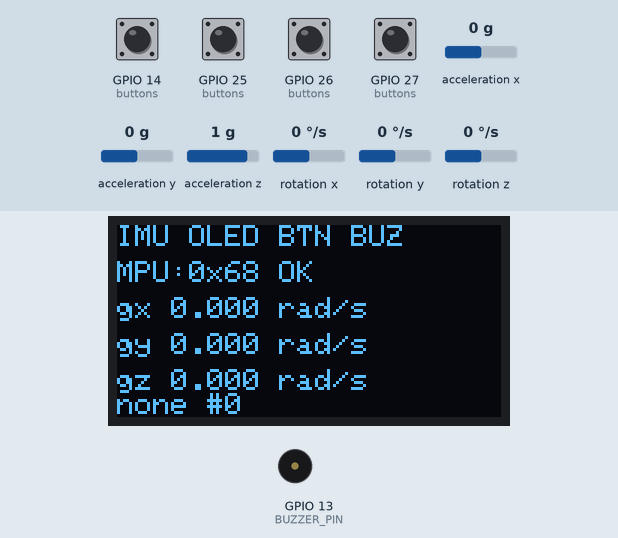
This sketch was run on a simulated ESP32. Parts: 128×64 one-colour display, buzzer (waves = sounding). Wiring (inferred from the names in the program): MPU-6050 motion sensor at I2C address 0x68. The test bench sets the inputs (shaded band); at power-on: GPIO 14 (buttons), GPIO 25 (buttons), GPIO 26 (buttons), GPIO 27 (buttons) LOW, rotation x 0 °/s, rotation y 0 °/s, acceleration x 0 g, acceleration y 0 g, acceleration z 1 g, rotation z 0 °/s. What the sketch prints to the serial monitor is not drawn.

Above: at 2.2 s.
2.3 s: GPIO 14 (buttons) pulled HIGH for 0.15 s
At 3.6 s:
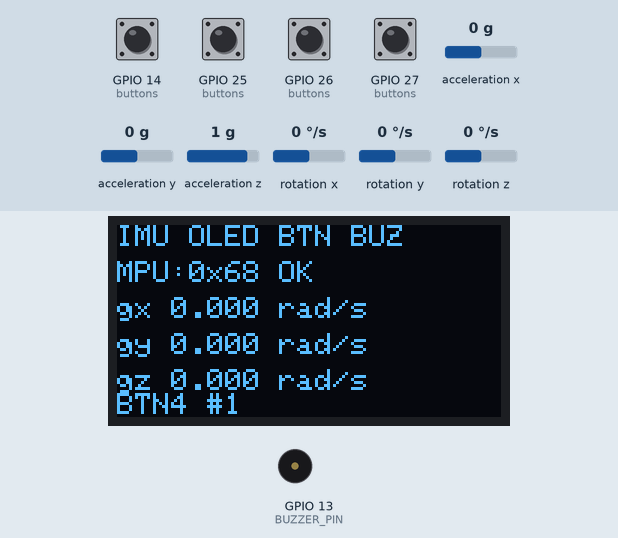
3.9 s: rotation x set to -192 °/s
At 5.1 s:
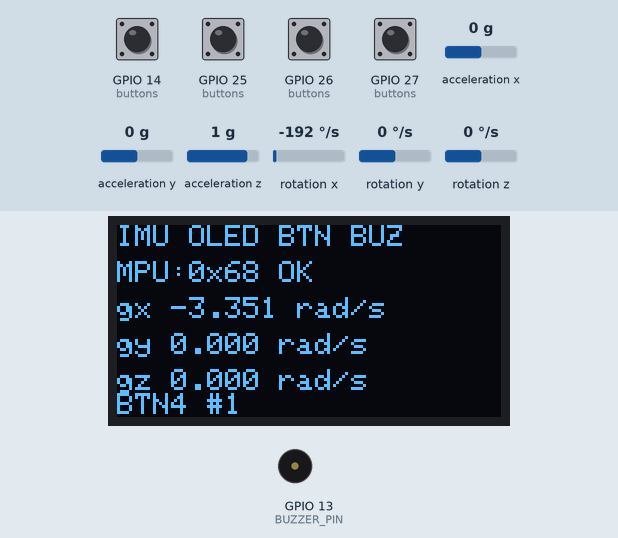
5.6 s: GPIO 25 (buttons) pulled HIGH for 0.15 s
At 7.0 s:
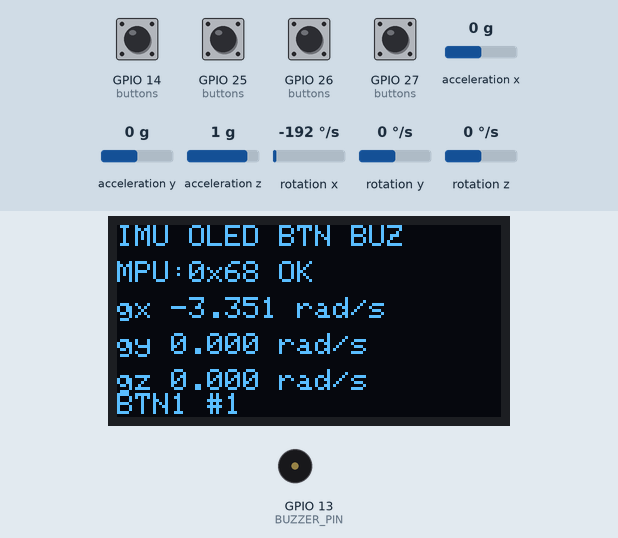
7.3 s: GPIO 26 (buttons) pulled HIGH for 0.15 s
At 8.6 s:
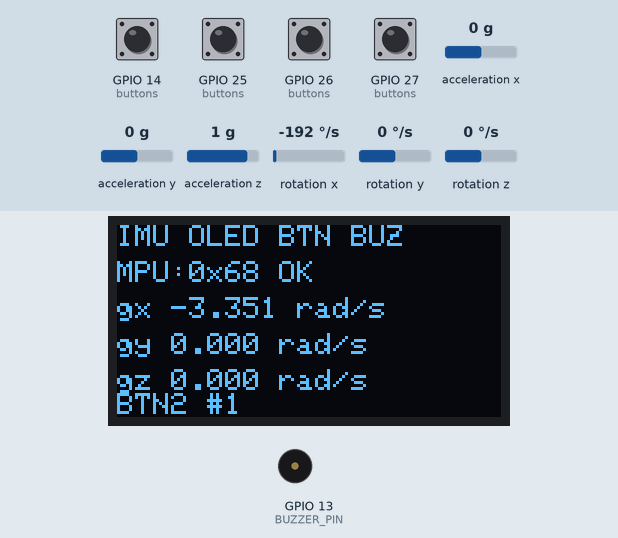
8.9 s: GPIO 27 (buttons) pulled HIGH for 0.15 s
At 9.05 s:
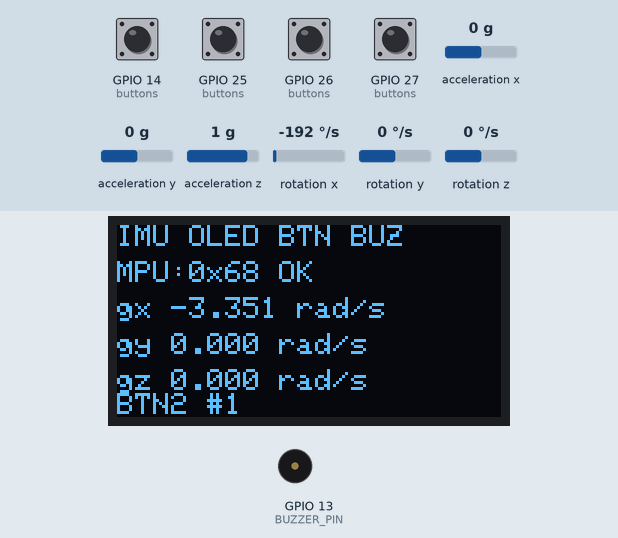
10.6 s: rotation y set to -192 °/s
At 12.1 s:
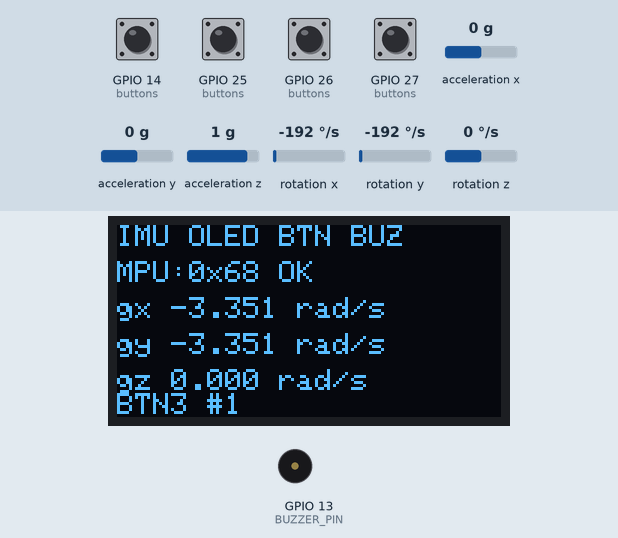
Timing chart, 0 to 13.3 s (numbered marks = the images above; inputs shaded):
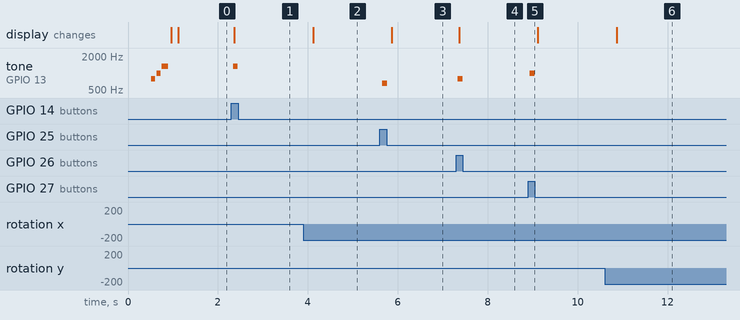

The sketch:

imu_oled_buzzer_4button_test.ino
```cpp
// IMU + OLED + buzzer + 4-button integration test for ESP32 Dev Module / NodeMCU-32S.
//
// Wiring:
//   Shared I2C bus:
//     ESP32 SDA -> GPIO21
//     ESP32 SCL -> GPIO22
//
//   MPU6050:
//     VCC -> 3.3V
//     GND -> GND
//     SDA -> GPIO21
//     SCL -> GPIO22
//     AD0 -> optional on common GY-521 modules; LOW/GND gives address 0x68
//     INT -> not used
//
//   OLED SH1106 1.3 inch I2C:
//     VCC -> 3.3V
//     GND -> GND
//     SDA -> GPIO21
//     SCL/SCK -> GPIO22
//     I2C address -> 0x3C
//
//   Passive buzzer:
//     Signal -> GPIO13
//     GND -> GND
//
//   Active-high buttons:
//     Button 1 -> GPIO25
//     Button 2 -> GPIO26
//     Button 3 -> GPIO27
//     Button 4 -> GPIO14
//
// Button wiring uses INPUT_PULLDOWN: released = LOW, pressed = HIGH.
// Button 5 / GPIO16 is intentionally not used in the current system.
//
// This sketch plays a short startup sound, reads MPU6050 gyro values in rad/s,
// updates the SH1106 OLED, and plays a distinct response tone for each button.

#include <Wire.h>
#include <Adafruit_GFX.h>
#include <Adafruit_SH110X.h>

struct ButtonInput {
  const char *name;
  uint8_t pin;
  unsigned int toneHz;
  bool stablePressed;
  bool lastRawPressed;
  unsigned long lastRawChangeMs;
  uint32_t pressCount;
};

const uint8_t I2C_SDA_PIN = 21;
const uint8_t I2C_SCL_PIN = 22;
const uint8_t BUZZER_PIN = 13;

const uint8_t OLED_I2C_ADDRESS = 0x3C;
const int SCREEN_WIDTH = 128;
const int SCREEN_HEIGHT = 64;
const int OLED_RESET_PIN = -1;

const uint8_t MPU6050_ADDR_LOW = 0x68;
const uint8_t MPU6050_ADDR_HIGH = 0x69;

const uint8_t REG_SMPLRT_DIV = 0x19;
const uint8_t REG_CONFIG = 0x1A;
const uint8_t REG_GYRO_CONFIG = 0x1B;
const uint8_t REG_ACCEL_CONFIG = 0x1C;
const uint8_t REG_ACCEL_XOUT_H = 0x3B;
const uint8_t REG_PWR_MGMT_1 = 0x6B;
const uint8_t REG_WHO_AM_I = 0x75;

const uint8_t BUTTON_PIN_MODE = INPUT_PULLDOWN;
const uint8_t BUTTON_PRESSED_LEVEL = HIGH;
const unsigned long DEBOUNCE_MS = 35;
const unsigned long BUTTON_TONE_MS = 110;
const unsigned long SAMPLE_INTERVAL_MS = 50;
const unsigned long DISPLAY_INTERVAL_MS = 250;
const float DEGREES_TO_RADIANS = 0.01745329252;

Adafruit_SH1106G display(SCREEN_WIDTH, SCREEN_HEIGHT, &Wire, OLED_RESET_PIN);

ButtonInput buttons[] = {
  {"BTN1", 25, 659, false, false, 0, 0},
  {"BTN2", 26, 784, false, false, 0, 0},
  {"BTN3", 27, 988, false, false, 0, 0},
  {"BTN4", 14, 1319, false, false, 0, 0},
};
const uint8_t BUTTON_COUNT = sizeof(buttons) / sizeof(buttons[0]);

uint8_t mpuAddress = 0;
unsigned long sampleCount = 0;
unsigned long lastSampleMs = 0;
unsigned long lastDisplayMs = 0;
unsigned long buzzerOffAtMs = 0;

float gxRadS = 0.0;
float gyRadS = 0.0;
float gzRadS = 0.0;
bool latestReadOk = false;
const char *lastButtonName = "none";
uint32_t lastButtonPressCount = 0;

void playToneBlocking(unsigned int frequency, unsigned long durationMs, unsigned long gapMs) {
  tone(BUZZER_PIN, frequency, durationMs);
  delay(durationMs + gapMs);
  noTone(BUZZER_PIN);
}

void playStartupSound() {
  playToneBlocking(784, 90, 30);
  playToneBlocking(988, 90, 30);
  playToneBlocking(1319, 140, 0);
  digitalWrite(BUZZER_PIN, LOW);
}

void playButtonResponse(const ButtonInput &button, unsigned long now) {
  tone(BUZZER_PIN, button.toneHz, BUTTON_TONE_MS);
  buzzerOffAtMs = now + BUTTON_TONE_MS + 10;
}

void updateBuzzer(unsigned long now) {
  if (buzzerOffAtMs != 0 && now >= buzzerOffAtMs) {
    noTone(BUZZER_PIN);
    digitalWrite(BUZZER_PIN, LOW);
    buzzerOffAtMs = 0;
  }
}

bool readPressed(uint8_t pin) {
  return digitalRead(pin) == BUTTON_PRESSED_LEVEL;
}

bool i2cDevicePresent(uint8_t address) {
  Wire.beginTransmission(address);
  return Wire.endTransmission() == 0;
}

void scanI2CBus() {
  Serial.println();
  Serial.println("Scanning I2C bus...");

  uint8_t deviceCount = 0;
  for (uint8_t address = 1; address < 127; address++) {
    if (i2cDevicePresent(address)) {
      Serial.print("I2C device found at 0x");
      if (address < 16) {
        Serial.print("0");
      }
      Serial.println(address, HEX);
      deviceCount++;
    }
  }

  if (deviceCount == 0) {
    Serial.println("No I2C devices found");
  } else {
    Serial.print("I2C device count: ");
    Serial.println(deviceCount);
  }
  Serial.println();
}

bool writeRegister(uint8_t address, uint8_t reg, uint8_t value) {
  Wire.beginTransmission(address);
  Wire.write(reg);
  Wire.write(value);
  return Wire.endTransmission() == 0;
}

bool readRegisters(uint8_t address, uint8_t startReg, uint8_t *buffer, uint8_t length) {
  Wire.beginTransmission(address);
  Wire.write(startReg);
  if (Wire.endTransmission(false) != 0) {
    return false;
  }

  const uint8_t received = Wire.requestFrom(address, length);
  if (received != length) {
    return false;
  }

  for (uint8_t i = 0; i < length; i++) {
    buffer[i] = Wire.read();
  }

  return true;
}

bool readRegister(uint8_t address, uint8_t reg, uint8_t &value) {
  return readRegisters(address, reg, &value, 1);
}

int16_t combineInt16(uint8_t highByte, uint8_t lowByte) {
  return (int16_t)((highByte << 8) | lowByte);
}

uint8_t detectMpuAddress() {
  if (i2cDevicePresent(MPU6050_ADDR_LOW)) {
    return MPU6050_ADDR_LOW;
  }

  if (i2cDevicePresent(MPU6050_ADDR_HIGH)) {
    return MPU6050_ADDR_HIGH;
  }

  return 0;
}

bool initializeMpu6050() {
  mpuAddress = detectMpuAddress();
  if (mpuAddress == 0) {
    Serial.println("MPU6050 not found at 0x68 or 0x69");
    Serial.println("Check SDA/SCL wiring, power, GND, and AD0 pin.");
    return false;
  }

  Serial.print("MPU6050 found at 0x");
  Serial.println(mpuAddress, HEX);

  uint8_t whoAmI = 0;
  if (!readRegister(mpuAddress, REG_WHO_AM_I, whoAmI)) {
    Serial.println("Failed to read WHO_AM_I register");
    return false;
  }

  Serial.print("WHO_AM_I: 0x");
  if (whoAmI < 16) {
    Serial.print("0");
  }
  Serial.println(whoAmI, HEX);

  if ((whoAmI & 0x7E) != 0x68) {
    Serial.println("Warning: WHO_AM_I is not the usual MPU6050 value 0x68");
  }

  // Wake sensor, use X gyro PLL clock, set accel to +/-2g and gyro to +/-250 dps.
  if (!writeRegister(mpuAddress, REG_PWR_MGMT_1, 0x01)) {
    return false;
  }
  delay(100);

  writeRegister(mpuAddress, REG_SMPLRT_DIV, 0x07);
  writeRegister(mpuAddress, REG_CONFIG, 0x03);
  writeRegister(mpuAddress, REG_GYRO_CONFIG, 0x00);
  writeRegister(mpuAddress, REG_ACCEL_CONFIG, 0x00);

  Serial.println("MPU6050 initialized");
  return true;
}

bool readGyroRadS() {
  uint8_t data[14];
  if (!readRegisters(mpuAddress, REG_ACCEL_XOUT_H, data, sizeof(data))) {
    latestReadOk = false;
    return false;
  }

  const int16_t rawGx = combineInt16(data[8], data[9]);
  const int16_t rawGy = combineInt16(data[10], data[11]);
  const int16_t rawGz = combineInt16(data[12], data[13]);

  gxRadS = (rawGx / 131.0) * DEGREES_TO_RADIANS;
  gyRadS = (rawGy / 131.0) * DEGREES_TO_RADIANS;
  gzRadS = (rawGz / 131.0) * DEGREES_TO_RADIANS;

  sampleCount++;
  latestReadOk = true;
  return true;
}

void printGyroSample() {
  Serial.print("sample:");
  Serial.print(sampleCount);
  Serial.print("\t");
  Serial.print("gx_rads:");
  Serial.print(gxRadS, 4);
  Serial.print("\t");
  Serial.print("gy_rads:");
  Serial.print(gyRadS, 4);
  Serial.print("\t");
  Serial.print("gz_rads:");
  Serial.println(gzRadS, 4);
}

void handleButtons(unsigned long now) {
  for (uint8_t i = 0; i < BUTTON_COUNT; i++) {
    ButtonInput &button = buttons[i];
    const bool rawPressed = readPressed(button.pin);

    if (rawPressed != button.lastRawPressed) {
      button.lastRawPressed = rawPressed;
      button.lastRawChangeMs = now;
    }

    if ((now - button.lastRawChangeMs) >= DEBOUNCE_MS &&
        rawPressed != button.stablePressed) {
      button.stablePressed = rawPressed;

      if (button.stablePressed) {
        button.pressCount++;
        lastButtonName = button.name;
        lastButtonPressCount = button.pressCount;
        playButtonResponse(button, now);

        Serial.print(button.name);
        Serial.print(" GPIO");
        Serial.print(button.pin);
        Serial.print(" pressed tone=");
        Serial.print(button.toneHz);
        Serial.print("Hz count=");
        Serial.println(button.pressCount);
      }
    }
  }
}

void drawStatusScreen(const char *line1, const char *line2) {
  display.clearDisplay();
  display.setTextColor(SH110X_WHITE);
  display.setTextSize(1);
  display.setCursor(0, 0);
  display.println("IMU OLED BTN BUZ");
  display.println(line1);
  display.println(line2);
  display.display();
}

void drawGyroScreen() {
  display.clearDisplay();
  display.setTextColor(SH110X_WHITE);
  display.setTextSize(1);

  display.setCursor(0, 0);
  display.println("IMU OLED BTN BUZ");

  display.setCursor(0, 12);
  display.print("MPU:0x");
  if (mpuAddress < 16) {
    display.print("0");
  }
  display.print(mpuAddress, HEX);
  display.print(" ");
  display.println(latestReadOk ? "OK" : "ERR");

  display.setCursor(0, 24);
  display.print("gx ");
  display.print(gxRadS, 3);
  display.println(" rad/s");

  display.setCursor(0, 36);
  display.print("gy ");
  display.print(gyRadS, 3);
  display.println(" rad/s");

  display.setCursor(0, 48);
  display.print("gz ");
  display.print(gzRadS, 3);
  display.println(" rad/s");

  display.setCursor(0, 56);
  display.print(lastButtonName);
  display.print(" #");
  display.print(lastButtonPressCount);

  display.display();
}

void setup() {
  Serial.begin(115200);
  delay(500);

  pinMode(BUZZER_PIN, OUTPUT);
  digitalWrite(BUZZER_PIN, LOW);

  const unsigned long now = millis();
  for (uint8_t i = 0; i < BUTTON_COUNT; i++) {
    pinMode(buttons[i].pin, BUTTON_PIN_MODE);
    buttons[i].stablePressed = readPressed(buttons[i].pin);
    buttons[i].lastRawPressed = buttons[i].stablePressed;
    buttons[i].lastRawChangeMs = now;
  }

  Serial.println("IMU + OLED + buzzer + 4-button integration test started");
  Serial.println("Board target: ESP32 Dev Module");
  Serial.println("I2C wiring: SDA GPIO21, SCL GPIO22");
  Serial.println("Buzzer signal: GPIO13");
  Serial.println("Buttons: GPIO25, GPIO26, GPIO27, GPIO14");
  Serial.println("Button 5 / GPIO16: not used");
  Serial.println("OLED SH1106 address: 0x3C");

  playStartupSound();

  Wire.begin(I2C_SDA_PIN, I2C_SCL_PIN);
  Wire.setClock(400000);

  scanI2CBus();

  if (!display.begin(OLED_I2C_ADDRESS, true)) {
    Serial.println("SH1106 init failed");
    while (true) {
      delay(1000);
    }
  }
  display.setRotation(0);
  drawStatusScreen("OLED initialized", "Starting MPU...");

  if (!initializeMpu6050()) {
    drawStatusScreen("MPU init failed", "Retrying...");
  } else {
    drawStatusScreen("4 buttons ready", "Rotate / press");
  }
}

void loop() {
  const unsigned long now = millis();

  updateBuzzer(now);
  handleButtons(now);

  if (mpuAddress == 0) {
    if ((now - lastDisplayMs) >= DISPLAY_INTERVAL_MS) {
      lastDisplayMs = now;
      scanI2CBus();
      if (!initializeMpu6050()) {
        drawStatusScreen("MPU not found", "Check wiring");
      }
    }
    return;
  }

  if ((now - lastSampleMs) >= SAMPLE_INTERVAL_MS) {
    lastSampleMs = now;
    if (readGyroRadS()) {
      printGyroSample();
    } else {
      Serial.println("Gyro read failed");
    }
  }

  if ((now - lastDisplayMs) >= DISPLAY_INTERVAL_MS) {
    lastDisplayMs = now;
    drawGyroScreen();
  }
}
```

Measured:
- after the input at 2.3 s, tone on GPIO 13 (BUZZER_PIN): silent → 1319 Hz at once, → silent 0.11 s later; the display: changes after 0.07 s (image 1)
- after the input at 3.9 s, the display: changes after 0.22 s (image 2)
- after the input at 5.6 s, tone on GPIO 13 (BUZZER_PIN): silent → 659 Hz after 0.05 s, → silent 0.11 s later; the display: changes after 0.27 s (image 3)
- after the input at 7.3 s, tone on GPIO 13 (BUZZER_PIN): silent → 784 Hz at once, → silent 0.11 s later; the display: changes after 0.07 s (image 4)
- after the input at 8.9 s, tone on GPIO 13 (BUZZER_PIN): silent → 988 Hz at once, → silent 0.11 s later
- after the input at 10.6 s, the display: changes after 0.27 s (image 6)
